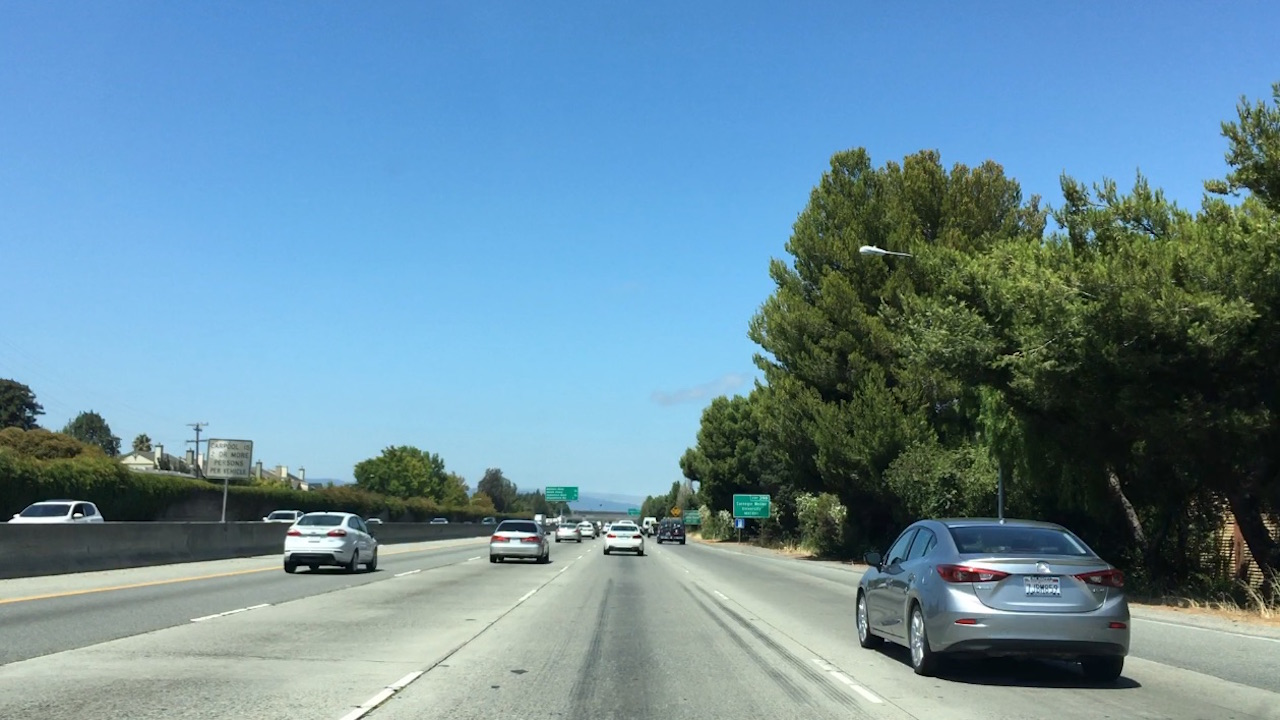
#> input picture 002_TemplateMatching/bbox-example-image.jpg, 1280 x 720 px
$ jupyter execute --allow-errors 002_template_match_implemented.ipynb
#> lines starting #> are read from the running program, lines starting #| are printed output that depends on the picture
[cell 1]
import numpy as np
import cv2
import matplotlib.pyplot as plt
import matplotlib.image as mpimg

image = mpimg.imread('bbox-example-image.jpg')
#> image is the input picture: shape (720, 1280, 3); mean R, G, B 105, 140.8, 158.7
#image = mpimg.imread('temp-matching-example-2.jpg')
templist = ['cutout1.jpg', 'cutout2.jpg', 'cutout3.jpg',
            'cutout4.jpg', 'cutout5.jpg', 'cutout6.jpg']

# Here is your draw_boxes function from the previous exercise
def draw_boxes(img, bboxes, color=(0, 0, 255), thick=6):
    # Make a copy of the image
    imcopy = np.copy(img)
    # Iterate through the bounding boxes
    for bbox in bboxes:
        # Draw a rectangle given bbox coordinates
        cv2.rectangle(imcopy, bbox[0], bbox[1], color, thick)
    # Return the image copy with boxes drawn
    return imcopy

[cell 2]
# All the 6 methods for comparison in a list
# methods = ['cv2.TM_CCOEFF', 'cv2.TM_CCOEFF_NORMED', 'cv2.TM_CCORR',
#            'cv2.TM_CCORR_NORMED', 'cv2.TM_SQDIFF', 'cv2.TM_SQDIFF_NORMED']

# Define a function that takes an image and a list of templates as inputs
# then searches the image and returns the a list of bounding boxes
# for matched templates
def find_matches(img, template_list):
    # Make a copy of the image to draw on
    imcopy = np.copy(img)
    # Define an empty list to take bbox coords
    bbox_list = []
    # Iterate through template list
    for temp in template_list:
        # Read in templates one by one
        templ = mpimg.imread(temp)
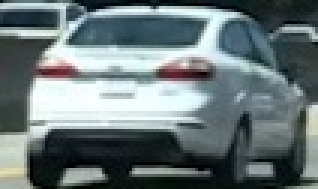
#> input picture 002_TemplateMatching/cutout1.jpg, 106 x 63 px (shown 3 times larger)
#> templ is the input picture: shape (63, 106, 3); mean R, G, B 105.4, 118.5, 120.3
        print(templ.shape[::-1])
#| (3, 106, 63)
        l, w, h = templ.shape[::-1]
#> l = 3; w = 106; h = 63
        # Use cv2.matchTemplate() to search the image
        #     using whichever of the OpenCV search methods you prefer
        #meth = 'cv2.TM_SQDIFF' # --> Not working
        meth = 'cv2.TM_CCOEFF'  # --> Working
        # [5 lines of commented-out code are left out]

        method = eval(meth)
        res = cv2.matchTemplate(img,templ,method)
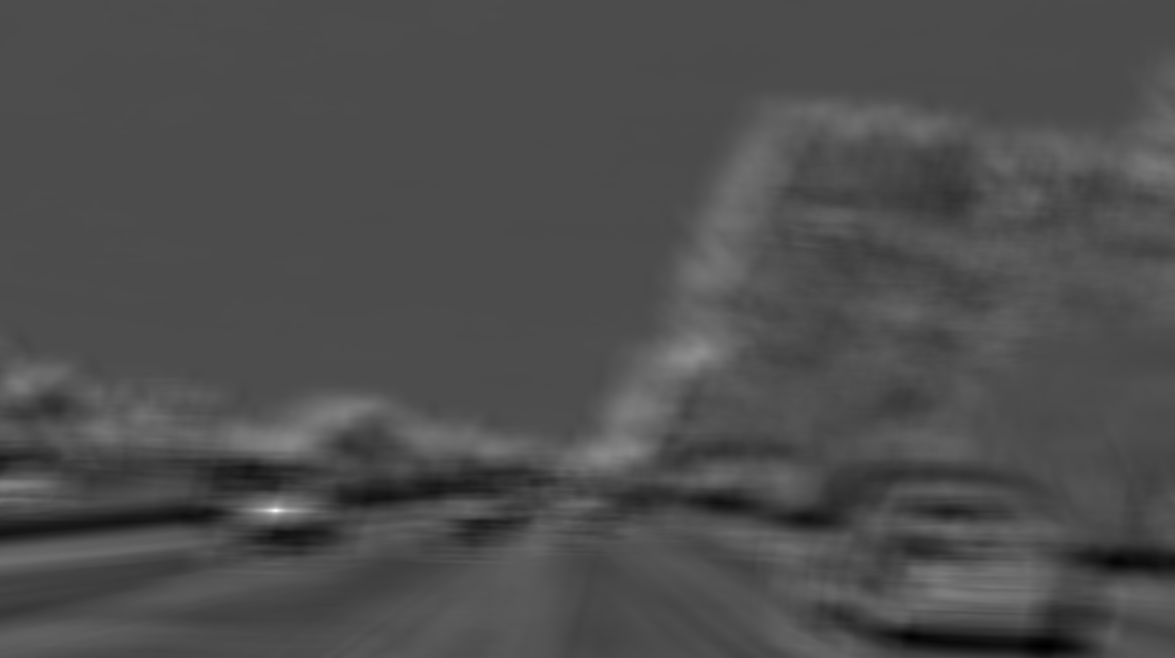
#> res: shape (658, 1175) float32; min -53728924, max 123022432, mean 399721.2; drawn with min black and max white
        # Use cv2.minMaxLoc() to extract the location of the best match
        min_val, max_val, min_loc, max_loc = cv2.minMaxLoc(res)
#> min_val = -53728924; max_val = 123022432; min_loc = (1044, 646); max_loc = (275, 510)


        # Determine bounding box corners for the match
        if meth in [cv2.TM_SQDIFF, cv2.TM_SQDIFF_NORMED]:
            top_left = min_loc
        else:
            top_left = max_loc
#> top_left = (275, 510)
        bottom_right = (top_left[0] + w, top_left[1] + h)
#> bottom_right = (381, 573)
        bbox_list.append((top_left,bottom_right))
#> pass 2 of the loop in find_matches, `for temp in template_list:`:
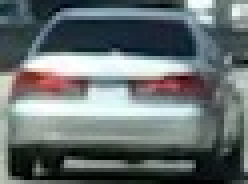
#> input picture 002_TemplateMatching/cutout2.jpg, 62 x 46 px (shown 4 times larger)
#> in find_matches, templ is the input picture: shape (46, 62, 3); mean R, G, B 103.4, 112.1, 112.8
#| (3, 62, 46)
#> in find_matches, `res = cv2.matchTemplate(img,templ,method)`:
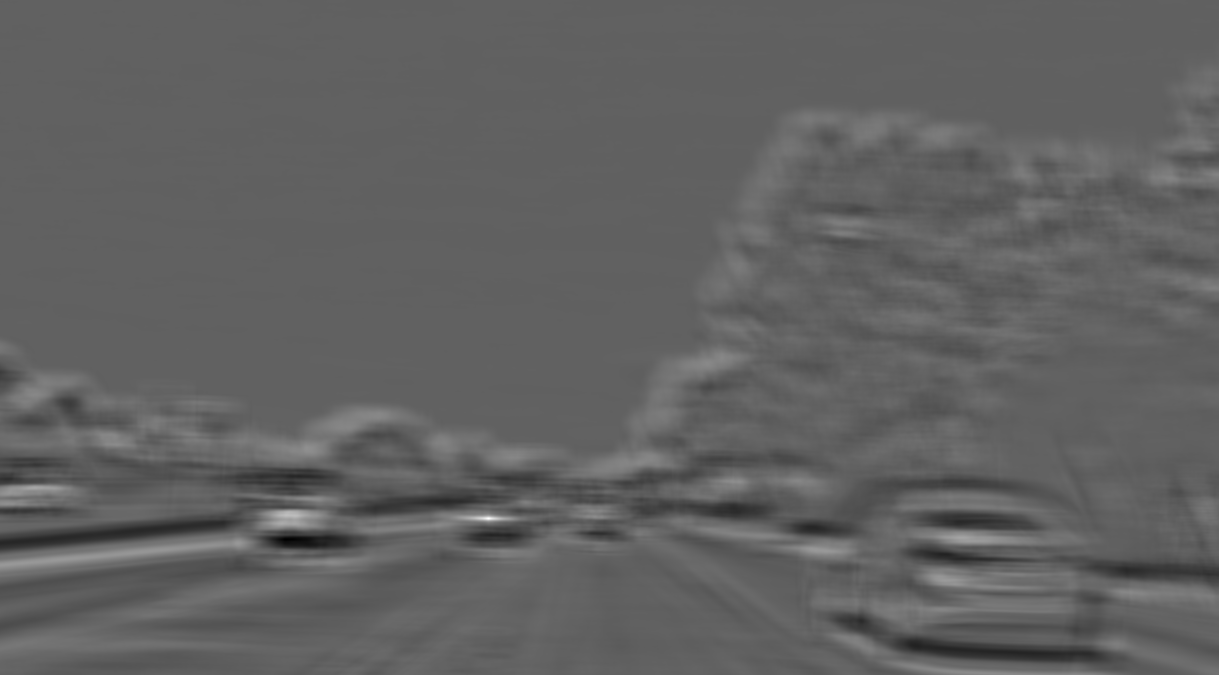
#> res: shape (675, 1219) float32; min -26651722, max 43151560, mean 42641.7; drawn with min black and max white
#> min_val = -26651722; max_val = 43151560; min_loc = (285, 539); max_loc = (488, 518)
#> bottom_right = (550, 564)
#> pass 3 of the loop in find_matches, `for temp in template_list:`:
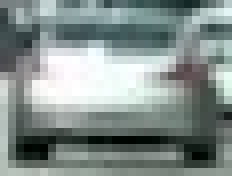
#> input picture 002_TemplateMatching/cutout3.jpg, 29 x 22 px (shown 8 times larger)
#> in find_matches, templ is the input picture: shape (22, 29, 3); mean R, G, B 131.5, 142.9, 140.1
#| (3, 29, 22)
#> in find_matches, `res = cv2.matchTemplate(img,templ,method)`:
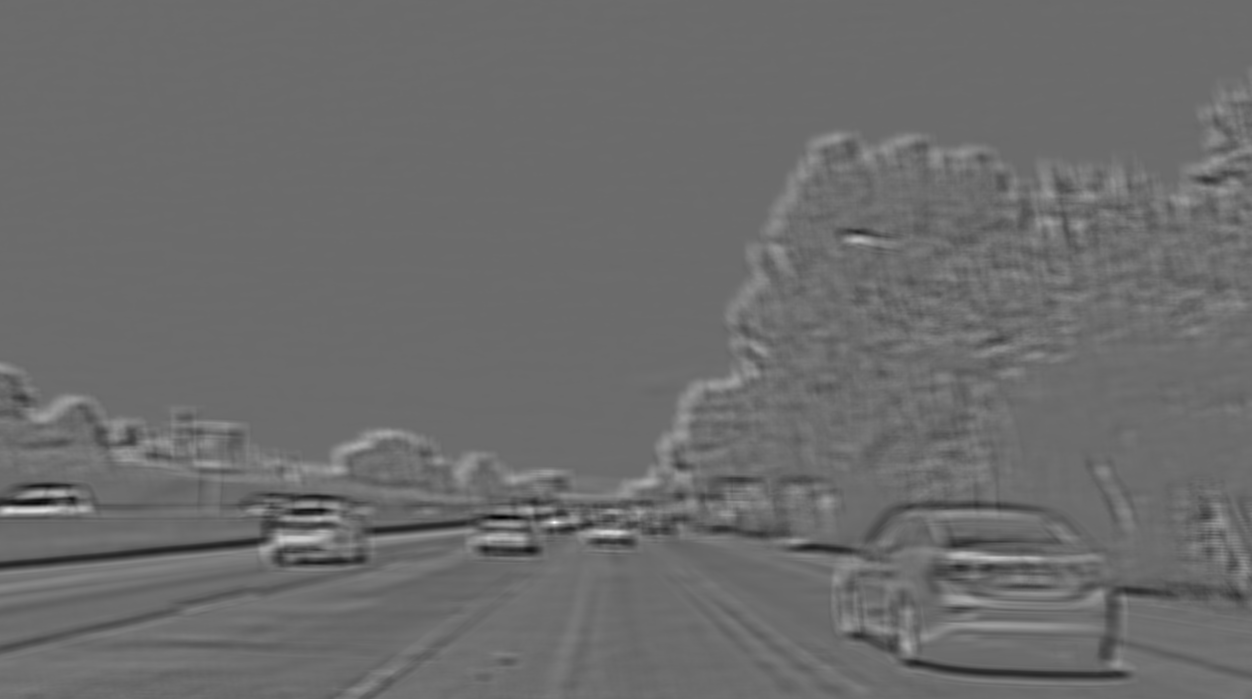
#> res: shape (699, 1252) float32; min -5613905.5, max 7611514.5, mean 3774.3; drawn with min black and max white
#> min_val = -5613905.5; max_val = 7611514.5; min_loc = (501, 517); max_loc = (554, 522)
#> bottom_right = (583, 544)
#> the loop made 6 passes; the first 3 are shown
    # Return the list of bounding boxes
    return bbox_list

#> (the rest of this cell did not finish here and is left out)
